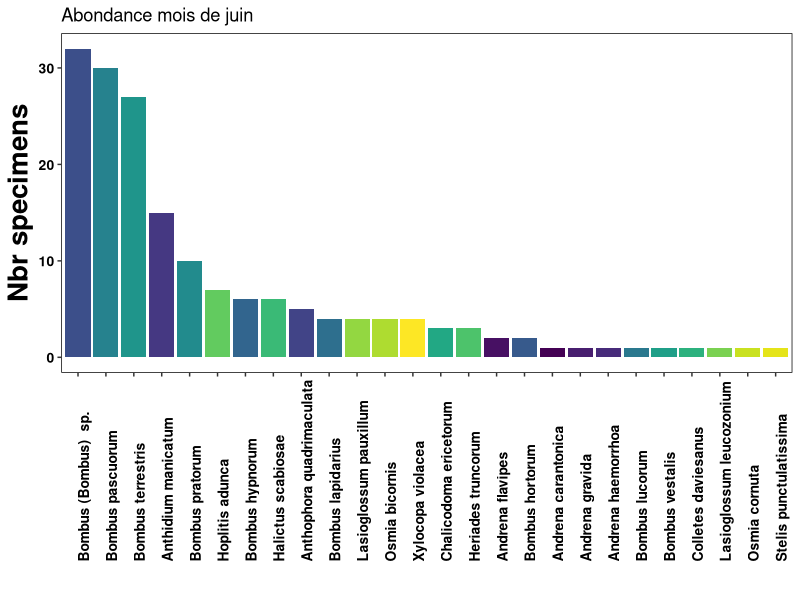
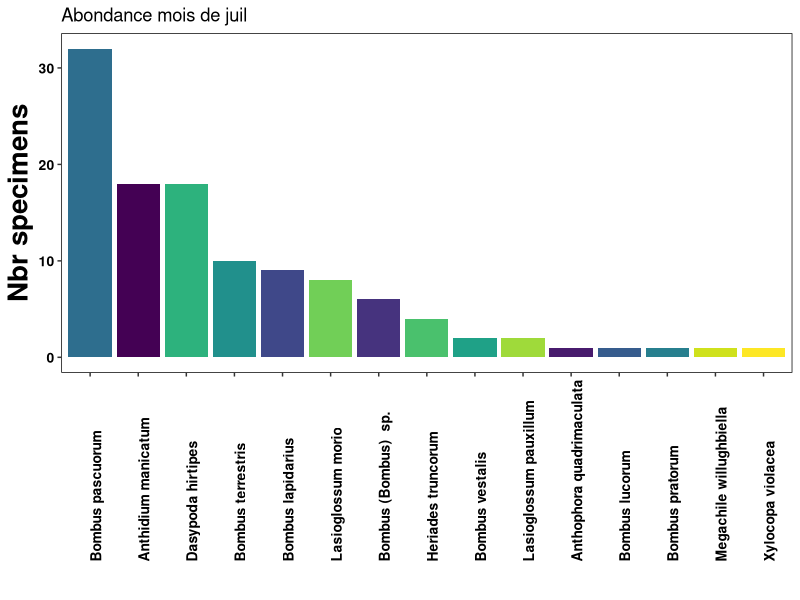
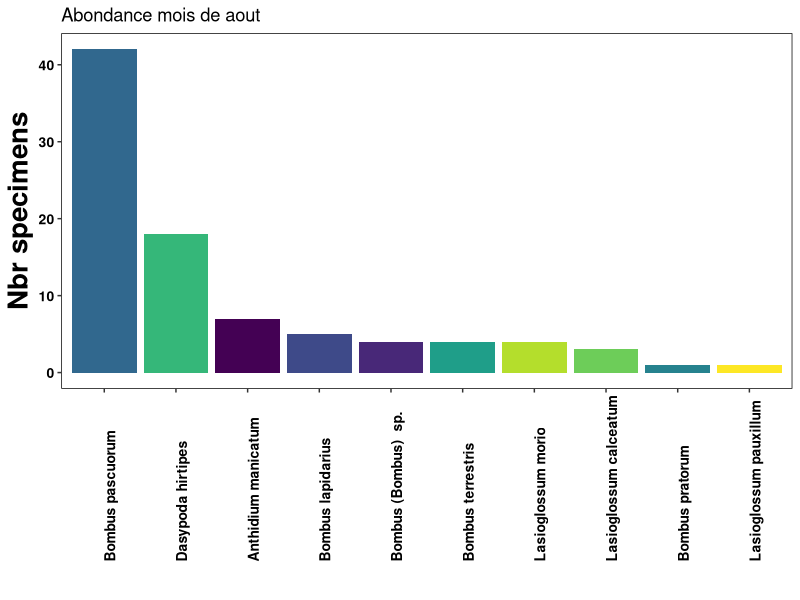
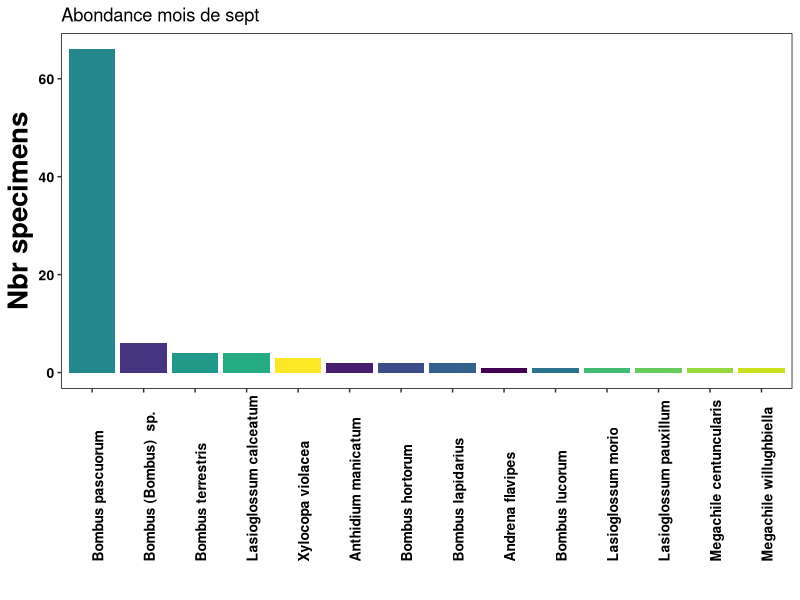

Source code (R) for these figures, in order:
## ---- chunk 1
library("readxl") 
library(dplyr)
library(ggplot2)
library(RColorBrewer)
library(stringr)
library(dplyr)

## ---- chunk 2
# Tour PC
#setwd("D:/OneDrive - UMONS/UMONS/MA2/MEMOIRE/Statistique/R/STAT-MEMOIRE/RAW1/From DFF")
# Laptop
setwd("C:/Users/Jordan/OneDrive - UMONS/UMONS/MA2/MEMOIRE/Statistique/R/STAT-MEMOIRE/RAW1/From DFF")
date <- read_excel("date_sp.xls")
## ---- chunk 3
date <- filter(date, !sp == "Apis mellifera")

date$mois <- substr(date$date,5,6)
date$jour <- substr(date$date,7,8)
date$mois <- as.numeric(date$mois)

# De juillet à septembre
juin <- filter(date, mois==06)
juil <- filter(date, mois==07)
aout <- filter(date, mois==08)
sept <- filter(date, mois==09)

#juin <-	arrange(juin, desc(abun))
juil <-	arrange(juil, desc(abun),jour)
aout <-	arrange(aout, desc(abun),jour)
sept <-	arrange(sept, desc(abun),jour)


## ---- chunk 4
# SetNames va me permettre de renommer directement (possible avec renames aussi)
# Aggregate va additionner toutes les sp qu'importe les sites
# Je ne sais pas à quoi sert replace
#juin <- rename(juin, "Familly" = "GR2", "Individual" = "Donnees") -> fam
juin_all <- setNames(aggregate(juin$abun, list(juin$sp), FUN=sum, replace = FALSE), c("sp", "abun"))

ggplot(juin_all, aes(x= reorder(sp, -abun) , y=abun,fill=sp)) +
  geom_bar(stat="identity") +
  labs(title = "Abondance mois de juin", x = ' ', y = 'Nbr specimens') +
  scale_color_brewer(palette = "Dark2") +
  theme(axis.title.x = element_text(face="bold", size = 20), # Titre axe x
        axis.title.y = element_text(face="bold", size = 20), # Titre axe y
        axis.text.x = element_text(face="bold", color= "black", size=10, hjust=0, angle = 90), # Echelle x
        axis.text.y = element_text(face="bold", color= "black", size=10), # Echelle y
        panel.grid.major = element_blank(),panel.grid.minor = element_blank(),
        panel.background = element_rect(fill='white', colour='black'),
        legend.position = "none") +
  scale_fill_viridis_d()

juin <- knitr::kable(juin)
juin
## ---- chunk 5
# SetNames va me permettre de renommer directement (possible avec renames aussi)
# Aggregate va additionner toutes les sp qu'importe les sites
# Je ne sais pas à quoi sert replace
#juin <- rename(juin, "Familly" = "GR2", "Individual" = "Donnees") -> fam
juil_all <- setNames(aggregate(juil$abun, list(juil$sp), FUN=sum, replace = FALSE), c("sp", "abun"))

ggplot(juil_all, aes(x= reorder(sp, -abun) , y=abun,fill=sp)) +
  geom_bar(stat="identity") +
  labs(title = "Abondance mois de juil", x = ' ', y = 'Nbr specimens') +
  scale_color_brewer(palette = "Dark2") +
  theme(axis.title.x = element_text(face="bold", size = 20), # Titre axe x
        axis.title.y = element_text(face="bold", size = 20), # Titre axe y
        axis.text.x = element_text(face="bold", color= "black", size=10, hjust=0, angle = 90), # Echelle x
        axis.text.y = element_text(face="bold", color= "black", size=10), # Echelle y
        panel.grid.major = element_blank(),panel.grid.minor = element_blank(),
        panel.background = element_rect(fill='white', colour='black'),
        legend.position = "none") +
  scale_fill_viridis_d()

juil <- knitr::kable(juil)
juil
## ---- chunk 6
# SetNames va me permettre de renommer directement (possible avec renames aussi)
# Aggregate va additionner toutes les sp qu'importe les sites
# Je ne sais pas à quoi sert replace
#aout <- rename(aout, "Familly" = "GR2", "Individual" = "Donnees") -> fam
aout_all <- setNames(aggregate(aout$abun, list(aout$sp), FUN=sum, replace = FALSE), c("sp", "abun"))

ggplot(aout_all, aes(x= reorder(sp, -abun) , y=abun,fill=sp)) +
  geom_bar(stat="identity") +
  labs(title = "Abondance mois de aout", x = ' ', y = 'Nbr specimens') +
  scale_color_brewer(palette = "Dark2") +
  theme(axis.title.x = element_text(face="bold", size = 20), # Titre axe x
        axis.title.y = element_text(face="bold", size = 20), # Titre axe y
        axis.text.x = element_text(face="bold", color= "black", size=10, hjust=0, angle = 90), # Echelle x
        axis.text.y = element_text(face="bold", color= "black", size=10), # Echelle y
        panel.grid.major = element_blank(),panel.grid.minor = element_blank(),
        panel.background = element_rect(fill='white', colour='black'),
        legend.position = "none") +
  scale_fill_viridis_d()

aout <- knitr::kable(aout)
aout
## ---- chunk 7
# SetNames va me permettre de renommer directement (possible avec renames aussi)
# Aggregate va additionner toutes les sp qu'importe les sites
# Je ne sais pas à quoi sert replace
#sept <- rename(sept, "Familly" = "GR2", "Individual" = "Donnees") -> fam
sept_all <- setNames(aggregate(sept$abun, list(sept$sp), FUN=sum, replace = FALSE), c("sp", "abun"))

ggplot(sept_all, aes(x= reorder(sp, -abun) , y=abun,fill=sp)) +
  geom_bar(stat="identity") +
  labs(title = "Abondance mois de sept", x = ' ', y = 'Nbr specimens') +
  scale_color_brewer(palette = "Dark2") +
  theme(axis.title.x = element_text(face="bold", size = 20), # Titre axe x
        axis.title.y = element_text(face="bold", size = 20), # Titre axe y
        axis.text.x = element_text(face="bold", color= "black", size=10, hjust=0, angle = 90), # Echelle x
        axis.text.y = element_text(face="bold", color= "black", size=10), # Echelle y
        panel.grid.major = element_blank(),panel.grid.minor = element_blank(),
        panel.background = element_rect(fill='white', colour='black'),
        legend.position = "none") +
  scale_fill_viridis_d()
 
sept <- knitr::kable(sept)
sept
